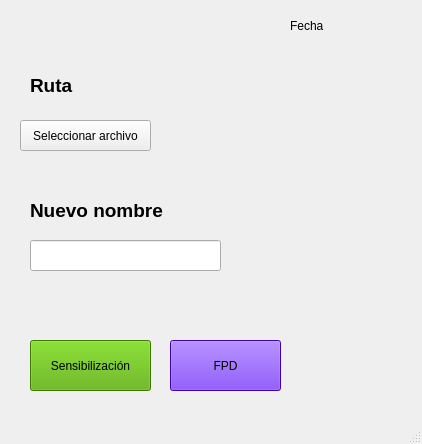
<?xml version="1.0" encoding="UTF-8"?>
<ui version="4.0">
 <class>MainWindow</class>
 <widget class="QMainWindow" name="MainWindow">
  <property name="geometry">
   <rect>
    <x>0</x>
    <y>0</y>
    <width>422</width>
    <height>444</height>
   </rect>
  </property>
  <property name="windowTitle">
   <string>MainWindow</string>
  </property>
  <widget class="QWidget" name="centralwidget">
   <widget class="QPushButton" name="bt_seleccionar">
    <property name="geometry">
     <rect>
      <x>20</x>
      <y>120</y>
      <width>131</width>
      <height>31</height>
     </rect>
    </property>
    <property name="text">
     <string>Seleccionar archivo</string>
    </property>
   </widget>
   <widget class="QPushButton" name="bt_sensibilizacion">
    <property name="geometry">
     <rect>
      <x>30</x>
      <y>340</y>
      <width>121</width>
      <height>51</height>
     </rect>
    </property>
    <property name="styleSheet">
     <string notr="true">background-color: rgb(85, 170, 0);</string>
    </property>
    <property name="text">
     <string>Sensibilización</string>
    </property>
   </widget>
   <widget class="QPushButton" name="bt_fpd">
    <property name="geometry">
     <rect>
      <x>170</x>
      <y>340</y>
      <width>111</width>
      <height>51</height>
     </rect>
    </property>
    <property name="styleSheet">
     <string notr="true">background-color: rgb(85, 0, 255);</string>
    </property>
    <property name="text">
     <string>FPD</string>
    </property>
   </widget>
   <widget class="QLabel" name="lb_fecha">
    <property name="geometry">
     <rect>
      <x>290</x>
      <y>10</y>
      <width>131</width>
      <height>31</height>
     </rect>
    </property>
    <property name="text">
     <string>Fecha</string>
    </property>
   </widget>
   <widget class="QLabel" name="lb_ruta">
    <property name="geometry">
     <rect>
      <x>30</x>
      <y>70</y>
      <width>441</width>
      <height>31</height>
     </rect>
    </property>
    <property name="text">
     <string>&lt;html&gt;&lt;head/&gt;&lt;body&gt;&lt;p&gt;&lt;span style=&quot; font-size:14pt; font-weight:600;&quot;&gt;Ruta&lt;/span&gt;&lt;/p&gt;&lt;/body&gt;&lt;/html&gt;</string>
    </property>
   </widget>
   <widget class="QLabel" name="label">
    <property name="geometry">
     <rect>
      <x>30</x>
      <y>190</y>
      <width>181</width>
      <height>41</height>
     </rect>
    </property>
    <property name="text">
     <string>&lt;html&gt;&lt;head/&gt;&lt;body&gt;&lt;p&gt;&lt;span style=&quot; font-size:14pt; font-weight:600;&quot;&gt;Nuevo nombre&lt;/span&gt;&lt;/p&gt;&lt;/body&gt;&lt;/html&gt;</string>
    </property>
   </widget>
   <widget class="QLineEdit" name="le_name">
    <property name="geometry">
     <rect>
      <x>30</x>
      <y>240</y>
      <width>191</width>
      <height>31</height>
     </rect>
    </property>
   </widget>
  </widget>
  <widget class="QMenuBar" name="menubar">
   <property name="geometry">
    <rect>
     <x>0</x>
     <y>0</y>
     <width>422</width>
     <height>23</height>
    </rect>
   </property>
  </widget>
  <widget class="QStatusBar" name="statusbar"/>
 </widget>
 <resources/>
 <connections/>
</ui>
